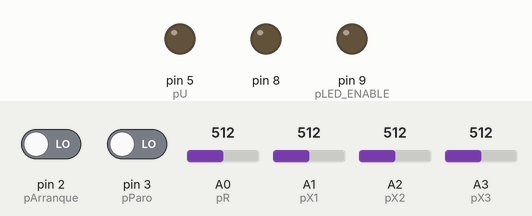
The sketch below on a simulated Arduino Uno, built with avr-gcc and run on an emulated ATmega328P. On the bench: output pins drawn as LEDs (lit = HIGH). The test bench sets the inputs (shaded band); at power-on: A3 (pX3) = 512, A1 (pX1) = 512, A2 (pX2) = 512, pin 2 (pArranque) LOW, A0 (pR) = 512, pin 3 (pParo) LOW. What the sketch prints to the serial monitor is not drawn.

Above: at 1.2 s.
1.3 s: A3 (pX3) set to 30
At 2.5 s:
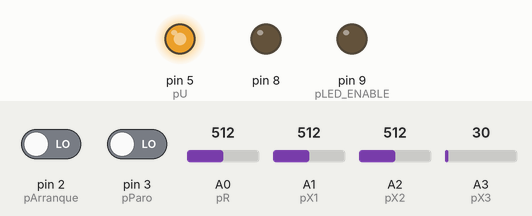
2.8 s: A1 (pX1) set to 716
At 3.8 s:
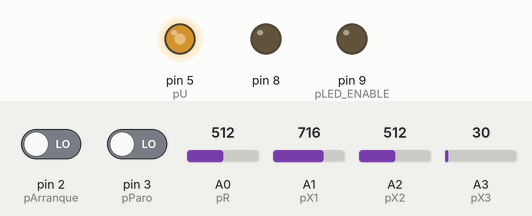
4.3 s: A2 (pX2) set to 306
At 5.5 s:
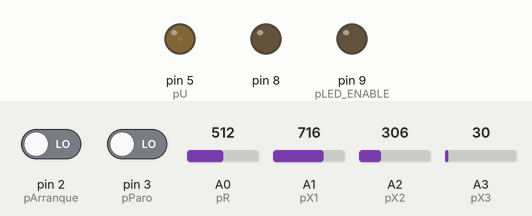
5.8 s: pin 2 (pArranque) driven HIGH
At 7.0 s:
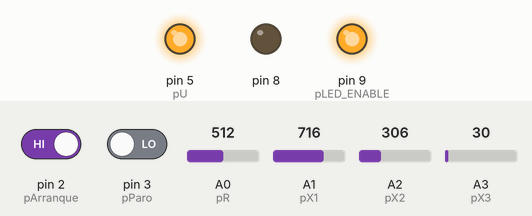
7.3 s: A0 (pR) set to 30
At 8.4 s:
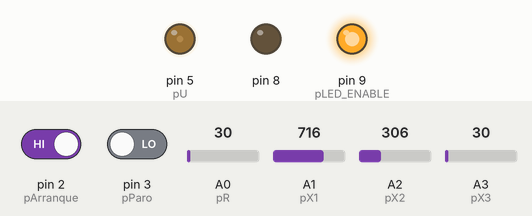
8.8 s: A1 (pX1) set to 992
At 10.1 s:
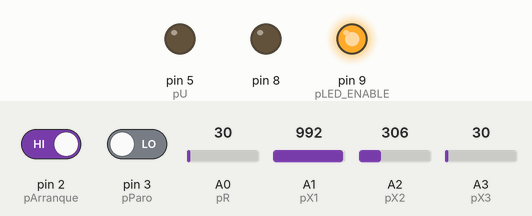
Timing chart, 0 to 11.3 s (numbered marks = the images above; inputs shaded):
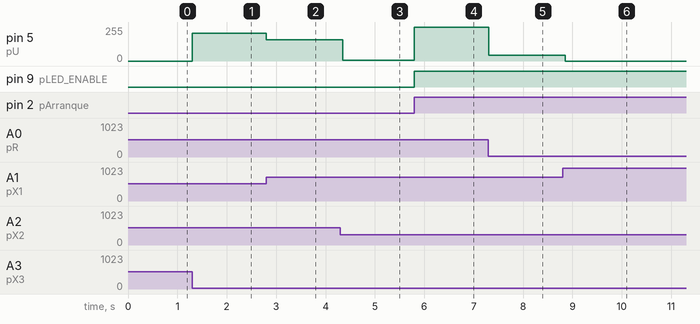

The sketch:

ctrl_obs_template_3RC.ino
```cpp
// (licence header left out)
// Control-Observador para RC-RC-RC

// ******************************************************** //
//                                                          //
// Control por asignación de polos para circuito RC-RC-RC   //
//                                                          //
// Abril 29 del 2025, MAPG, EAG                             //
//                                                          //
//                                                          //
// ******************************************************** //


// ******************************************************** //
//----------  Constantes  --------//                        //
// ******************************************************** //

//---------- Definición Pines IO analogicos--------//
  #define pR 0                // pin de referencia
  #define pX1 1               // pin de estado 1
  #define pX2 2               // pin de estado 2
  #define pX3 3               // pin de estado 3
  #define pU 5               // pin de salida de control (entrada a planta)

//---------- Definición Pines IO discretos--------//
  #define pLED_ENABLE 9             // LED 8
  #define pArranque 2              // SW 2
  #define pParo 3              // SW 3

//---------- Escalamientos para analogicas de 0 a 5 V --------//
  #define mX 0.004882813      // Pendiente 0-1023 -> 0 - 5
  #define bX 0                // Ajuste cero para 0-1023 -> 0 - 5
  #define mU 51               // Pendiente 0 - 5 -> 0 - 1023
  #define bU 0                // Ajuste cero 0 - 5 -> 0 - 1023


// ******************************************************** //
//----------  Variables globales  --------//                //
// ******************************************************** //

//---------- Ganancias de Controlador --------//
  float Kp = 5;
  float K1 = 1;
  float K2 = -3;
  float K3 = 6;

//---------- Ganancias de Observador --------//
  float H1 = 536;
  float H2 = 194;
  float H3 = 25;

//---------- Tiempo --------//
  unsigned long TS_code = 0;  // Tiempo que tarda programa
  unsigned long TIC = 0;      // Estampa de tiempo inicio ciclos
  unsigned long TC = 0;       // Faltante para TS

//----------  Señales --------//
  float R = 0;                // Referencia
  float Y = 0;                // Salida
  float X1 = 0;               // Estado 1
  float X2 = 0;               // Estado 2
  float X3 = 0;               // Estado 3
  float U = 0;                // Salida control
  int Ui = 0;                 // Salida control tarjeta

//----------  Observador --------//

//-- Estados obs --//
  float XeR1 = 0;             // Estado estimado 1 en k, Xe1[k]
  float XeR2 = 0;             // Estado estimado 2 en k, Xe2[k]
  float XeR3 = 0;             // Estado estimado 3 en k, Xe3[k]

//-- Modelo obs --//
  // Matriz A
  float Am11 = -2;
  float Am12 = 1;
  float Am13 = 0;
  float Am21 = 1;
  float Am22 = -2;
  float Am23 = 1;
  float Am31 = 0;
  float Am32 = 1;
  float Am33 = -1;
  // Matriz B
  float Bm1 = 1;
  float Bm2 = 0;
  float Bm3 = 0;
  // Matriz C
  float Cm1 = 0;
  float Cm2 = 0;
  float Cm3 = 1;

//---------- Otros --------//
  bool Habilitado = 0;        // Señal {0,1} para entradas escalón
  unsigned long TS = 50;      // Muestreo TS miliseg        //
  float Tseg = 0.05;          // Muestreo en Tseg segundos  //
// ******************************************************** //

  #include <SoftwareSerial.h>

// ******************************************************** //
//----------  Rutinia de inicio --------                   //
// ******************************************************** //

void setup() {
    //--Inicia serial--//
  Serial.begin(9600);

  //--Configura pines digitales--//
  pinMode(2, INPUT);
  pinMode(3, INPUT);
  pinMode(8, OUTPUT);
  pinMode(9, OUTPUT);
}

// ******************************************************** //
//---------- Rutinia principal  --------//                  //
// ******************************************************** //

void loop() {
  proc_entradas();                    // Procesamiento de Entradas
  observador();                       // Observador
  control();                          // Control
  proc_salidas();                     // Procesado de Salidas
  //coms_arduino_ide();                 // Comunicaciones
  coms_python(&R,&Y,&U);
  espera();
}

// ******************************************************** //
//---------- Rutinias de control y observador--------       //
// ******************************************************** //


//-- Control --//
void control(){
  // Ley de control
    U = Kp*R - K1*X1 - K2*X2 - K3*X3;       // Ley de control retro estado estimado

  // Saturacion
  if(U >= 5.0) U = 5.0;               // Saturacion de control en rango 0 a 5V
  else if(U < 0) U = 0;
}


//-- Observador para estimar X1 --//
void observador(){
  // Dinamica observador
  float f1 = Am11*XeR1 + Am12*XeR2 + Am13*XeR3 + Bm1*U + H1*(Y-(Cm1*XeR1 + Cm2*XeR2 + Cm3*XeR3));     // Dinamica estado 1 observador
  float f2 = Am21*XeR1 + Am22*XeR2 + Am23*XeR3 + Bm2*U + H2*(Y-(Cm1*XeR1 + Cm2*XeR2 + Cm3*XeR3));     // Dinamica estado 2 observador
  float f3 = Am31*XeR1 + Am32*XeR2 + Am33*XeR3 + Bm3*U + H3*(Y-(Cm1*XeR1 + Cm2*XeR2 + Cm3*XeR3));     // Dinamica estado 3 observador

  // Integracion Euler
  float XeN1 = XeR1 + Tseg*f1;              // Integrador estado 1 mediante Euler
  float XeN2 = XeR2 + Tseg*f2;              // Integrador estado 2 mediante Euler
  float XeN3 = XeR3 + Tseg*f3;              // Integrador estado 2 mediante Euler
  XeR1 = XeN1;
  XeR2 = XeN2;
  XeR3 = XeN3;

  // Los estados del observador no ocupan saturación porque están en float
}

// ******************************************************** //
//---------- Rutinias de IO y control de tiempo     --------//
// ******************************************************** //

//-- Procesado de entradas --//
void proc_entradas(){
  // No se ocupa leer X1 (Vc1) porque se estima con observador
  X1 = analogRead(pX1)*mX+bX;            // Lectura de salida de planta en pin pX3
  X2 = analogRead(pX2)*mX+bX;               // Lectura de salida de planta en pin pX2
  X3 = analogRead(pX3)*mX+bX;               // Lectura de salida de planta en pin pX2
  escalon();                                // Genera un escalon en Habilitado con SW2 y SW3.
  R = Habilitado*(analogRead(pR)*mX+bX);    // Lectura de referencia en pin pR, Habilitado = {0,1} es para escalones
  Y = X3;
}


//-- Procesado de salidas --//
void proc_salidas(){
  Ui = int(U*mU+bU);                    // Escalamiento
  analogWrite(pU, Ui);                  // Salida PWM en pin pU
}


//-- Memoria {0,1} para entrada escalón --//
void escalon(){

  if(digitalRead(pArranque) == 1) Habilitado = 1;      // Memoria on/off en Habilitado
  else if(digitalRead(pParo) == 1) Habilitado = 0; // Set con SW2. Reset con SW3

  if(Habilitado == 1) digitalWrite(pLED_ENABLE,HIGH);            // Led blink en LED8
  else digitalWrite(pLED_ENABLE, LOW);                           // Cuando Habilitado = 1

}

//-- Para muestreo uniforme --//
void espera(){
  TS_code = millis()- TIC;                 // Tiempo de ciclo
  TC = TS - TS_code;                       // Calcula altante para TS
  if (TS_code < TS) delay(TC);             // Espera para completar ciclo de TS
  TIC = millis();
}

//-- Comunicación con monitor --//
void coms_arduino_ide(){
  Serial.print("y_d(t):");            // Referencia
  Serial.print(R);                    // Referencia
  Serial.print(",");                  // Separador
  Serial.print("y(t):");              // Salida
  Serial.println(Y);                  // Salida (terminar con "serial.println")
}

void coms_python(float* Rp, float* Yp, float* Up)
{
  byte* byteData1 = (byte*)(Rp);
  byte* byteData2 = (byte*)(Yp);
  byte* byteData3 = (byte*)(Up);
  byte buf[12] = {byteData1[0], byteData1[1], byteData1[2], byteData1[3],
                 byteData2[0], byteData2[1], byteData2[2], byteData2[3],
                 byteData3[0], byteData3[1], byteData3[2], byteData3[3]};
  Serial.write(buf, 12);
}
```

Measured:
- after the input at 1.3 s, pin 5 (pU): 0/255 → 210/255 at once
- after the input at 2.8 s, pin 5 (pU): 210/255 → 159/255 at once
- after the input at 4.3 s, pin 5 (pU): 159/255 → 5/255 after 0.05 s
- after the input at 5.8 s, pin 5 (pU): 5/255 → 255/255 at once; pin 9 (pLED_ENABLE): LOW → HIGH at once
- after the input at 7.3 s, pin 5 (pU): 255/255 → 42/255 at once
- after the input at 8.8 s, pin 5 (pU): 42/255 → 0/255 after 0.05 s
